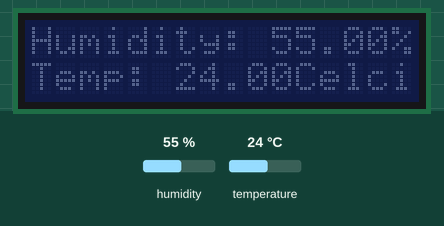
Recording of a sketch running on a simulated Arduino Uno, built with avr-gcc and run on an emulated ATmega328P. Shown: 16×2 character LCD. The test bench sets the inputs (shaded band); at power-on: humidity 55 %, temperature 24 °C. What the sketch prints to the serial monitor is not drawn.

Above: at 2.7 s.
2.8 s: humidity set to 22 %
At 5.3 s:
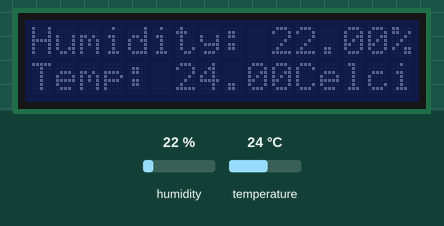
5.8 s: temperature set to 12 °C
At 6.6 s:
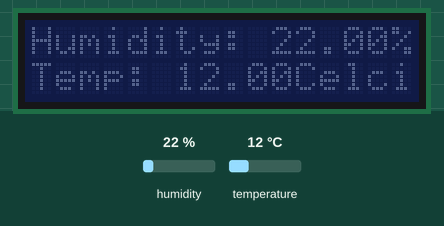
8.8 s: humidity set to 40 %
At 11.5 s:
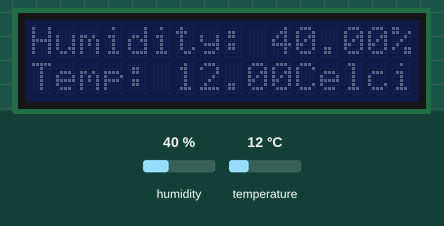
11.8 s: temperature set to 19 °C
At 12.8 s:
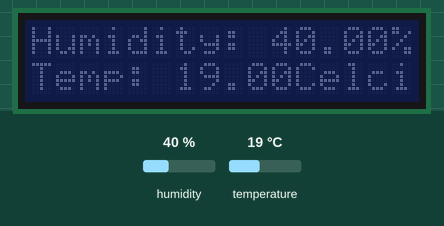
Timing chart, 0 to 14.8 s (numbered marks = the images above; inputs shaded):
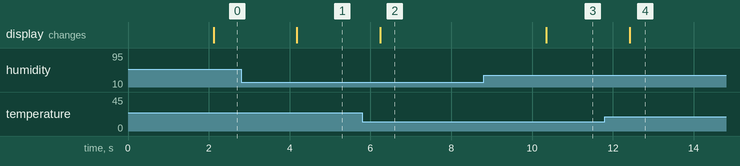

The sketch:

DHT_LCD_project.ino
```cpp
#include "DHT.h"
#include <LiquidCrystal_I2C.h>

LiquidCrystal_I2C lcd(0x27,16,2);

#define DHTPIN 2     // Digital pin connected to the DHT sensor
#define DHTTYPE DHT11   // DHT 11


DHT dht(DHTPIN, DHTTYPE);

void setup() {
  Serial.begin(9600);
  Serial.println(F("DHTxx test!"));
  lcd.init();
  dht.begin();
}

void loop() {
  // Wait a few seconds between measurements.
  delay(2000);

  // Reading temperature or humidity takes about 250 milliseconds!
  // Sensor readings may also be up to 2 seconds 'old' (its a very slow sensor)
  float h = dht.readHumidity();
  // Read temperature as Celsius (the default)
  float t = dht.readTemperature();
  // Read temperature as Fahrenheit (isFahrenheit = true)
  float f = dht.readTemperature(true);

  // Check if any reads failed and exit early (to try again).
  if (isnan(h) || isnan(t) || isnan(f)) {
    Serial.println(F("Failed to read from DHT sensor!"));
    return;
  }

  // Compute heat index in Fahrenheit (the default)
  float hif = dht.computeHeatIndex(f, h);
  // Compute heat index in Celsius (isFahreheit = false)
  float hic = dht.computeHeatIndex(t, h, false);

  lcd.setCursor(0,0);
    lcd.print("Humidity: ");
    lcd.print(h);
    lcd.print("%");
    lcd.setCursor(0,1);
    lcd.print("Temp: ");
    lcd.print(t);
    lcd.println("Celcius");
}
```

Measured:
- after the input at 2.8 s, the display: changes after 1.4 s (image 1)
- after the input at 5.8 s, the display: changes after 0.44 s (image 2)
- after the input at 8.8 s, the display: changes after 1.6 s (image 3)
- after the input at 11.8 s, the display: changes after 0.62 s (image 4)
